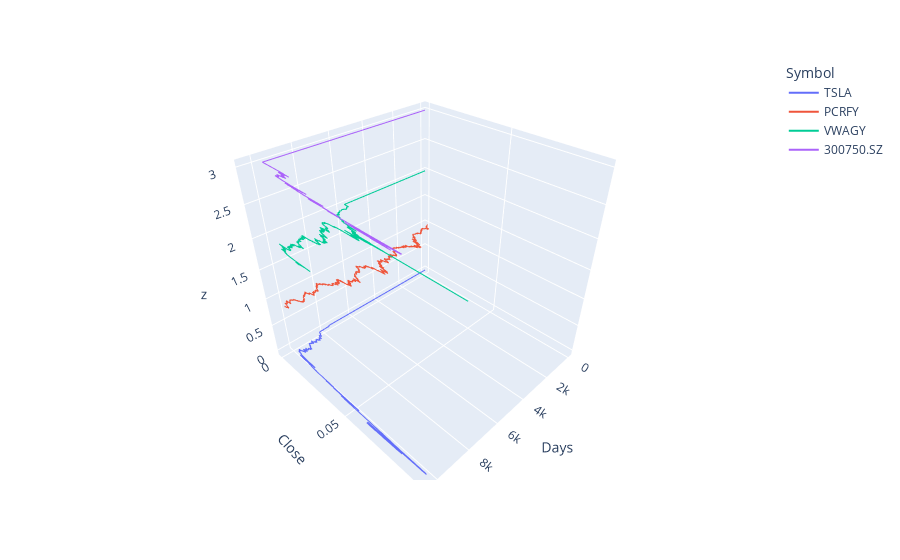

Source (notebook cell):
### Code cell
import plotly.express as px

symbols = pd.Series()
closes = pd.Series()
days = pd.Series()
zs = pd.Series()

# gennemløb lister af aktiekurser
for idx, stock_quotes in enumerate(stock_quotes_in_list):
    # kurser skal være 1D
    quotes = stock_quotes.flatten()    
    
    # Opret series for properties vi viser i 3D
    s = pd.Series(stock_codes[idx] for _ in quotes) # Aktiens symbol
    c = pd.Series(quotes)                           # Aktiens pris
    d = pd.Series(np.arange(0, len(quotes)))        # Dage
    z = pd.Series([idx for _ in quotes])            # z-index
    
    # append til Series
    symbols = symbols.append(s) 
    closes = closes.append(c)
    days = days.append(d)
    zs = zs.append(z)
    
# Opret dataframe med Series.
df = pd.DataFrame({
    'Symbol': symbols,
    'Close': closes,
    'Days': days,
    'z': zs
})

# Vis figur med alle grafer i dataframe.
fig = px.line_3d(df, x="Days", y="Close", z="z", color='Symbol')
fig['layout']['xaxis']['autorange']="reversed"
fig.show()

### Figure 1 — Plotly figure (JSON) as saved in the notebook; plotly's stock layout.template omitted (floating-point values rounded to 4 significant figures; data arrays with more than 128 entries replaced by an {"elided": "..."} marker saying what was removed)
{"data": [{"hovertemplate": "Symbol=TSLA<br>Days=%{x}<br>Close=%{y}<br>z=%{z}<extra></extra>", "legendgroup": "TSLA", "line": {"color": "#636efa", "dash": "solid"}, "mode": "lines", "name": "TSLA", "scene": "scene", "showlegend": true, "type": "scatter3d", "x": {"elided": "10388 int values"}, "y": {"elided": "10388 float values"}, "z": {"elided": "10388 int values"}}, {"hovertemplate": "Symbol=PCRFY<br>Days=%{x}<br>Close=%{y}<br>z=%{z}<extra></extra>", "legendgroup": "PCRFY", "line": {"color": "#EF553B", "dash": "solid"}, "mode": "lines", "name": "PCRFY", "scene": "scene", "showlegend": true, "type": "scatter3d", "x": {"elided": "10388 int values"}, "y": {"elided": "10388 float values"}, "z": {"elided": "10388 int values"}}, {"hovertemplate": "Symbol=VWAGY<br>Days=%{x}<br>Close=%{y}<br>z=%{z}<extra></extra>", "legendgroup": "VWAGY", "line": {"color": "#00cc96", "dash": "solid"}, "mode": "lines", "name": "VWAGY", "scene": "scene", "showlegend": true, "type": "scatter3d", "x": {"elided": "10388 int values"}, "y": {"elided": "10388 float values"}, "z": {"elided": "10388 int values"}}, {"hovertemplate": "Symbol=300750.SZ<br>Days=%{x}<br>Close=%{y}<br>z=%{z}<extra></extra>", "legendgroup": "300750.SZ", "line": {"color": "#ab63fa", "dash": "solid"}, "mode": "lines", "name": "300750.SZ", "scene": "scene", "showlegend": true, "type": "scatter3d", "x": {"elided": "10388 int values"}, "y": {"elided": "10388 float values"}, "z": {"elided": "10388 int values"}}], "layout": {"legend": {"title": {"text": "Symbol"}, "tracegroupgap": 0}, "margin": {"t": 60}, "scene": {"domain": {"x": [0, 1], "y": [0, 1]}, "xaxis": {"title": {"text": "Days"}}, "yaxis": {"title": {"text": "Close"}}, "zaxis": {"title": {"text": "z"}}}, "xaxis": {"autorange": "reversed"}}}
